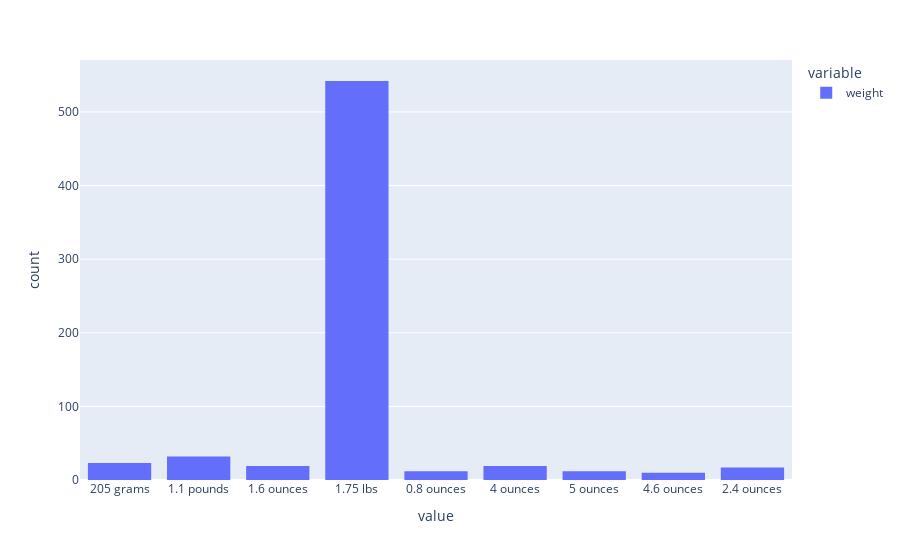

The cell this chart's notebook holds for it:
### Code cell
fig = px.histogram(data['weight'])
fig.update_layout(bargap=0.2)
fig.show()

### Figure 1 — Plotly figure (JSON) as saved in the notebook; plotly's stock layout.template omitted (floating-point values rounded to 4 significant figures; data arrays with more than 128 entries replaced by an {"elided": "..."} marker saying what was removed)
{"data": [{"alignmentgroup": "True", "bingroup": "x", "hovertemplate": "variable=weight<br>value=%{x}<br>count=%{y}<extra></extra>", "legendgroup": "weight", "marker": {"color": "#636efa", "pattern": {"shape": ""}}, "name": "weight", "offsetgroup": "weight", "orientation": "v", "showlegend": true, "type": "histogram", "x": {"elided": "1597 str values"}, "xaxis": "x", "yaxis": "y"}], "layout": {"bargap": 0.2, "barmode": "relative", "legend": {"title": {"text": "variable"}, "tracegroupgap": 0}, "margin": {"t": 60}, "xaxis": {"anchor": "y", "domain": [0, 1], "title": {"text": "value"}}, "yaxis": {"anchor": "x", "domain": [0, 1], "title": {"text": "count"}}}}
